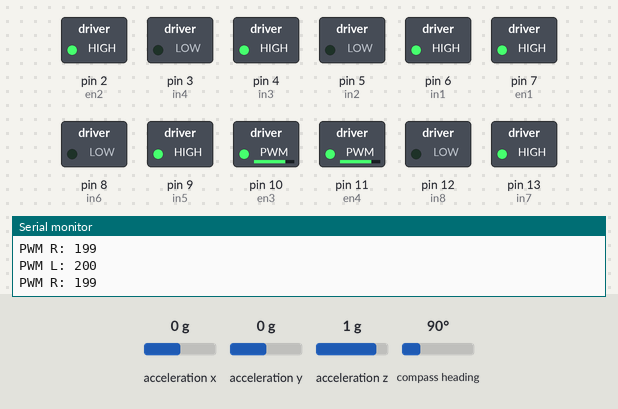
Bench run of a sketch on a simulated Arduino Uno, built with avr-gcc and run on an emulated ATmega328P. On the bench: switched loads named in the sketch (green lamp = pin HIGH), the last lines printed to the serial monitor. Inputs (shaded band) come from the test bench; at power-on: compass heading 90°, acceleration x 0 g, acceleration y 0 g, acceleration z 1 g. At 15.5 s the program stops and its outputs stay as they are.

Above: at 2.2 s.
2.3 s: compass heading set to 7°
At 4.8 s:
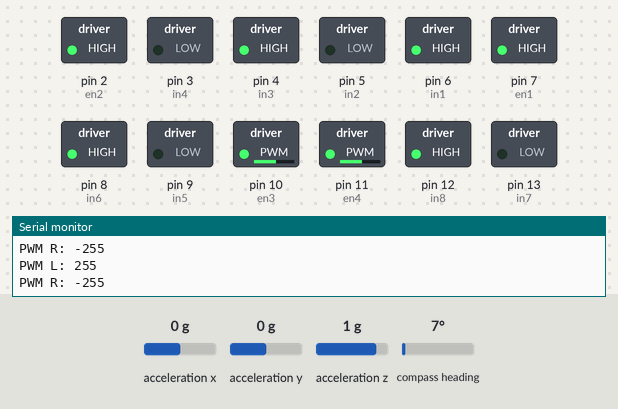
5.3 s: compass heading set to 90°
At 5.7 s:
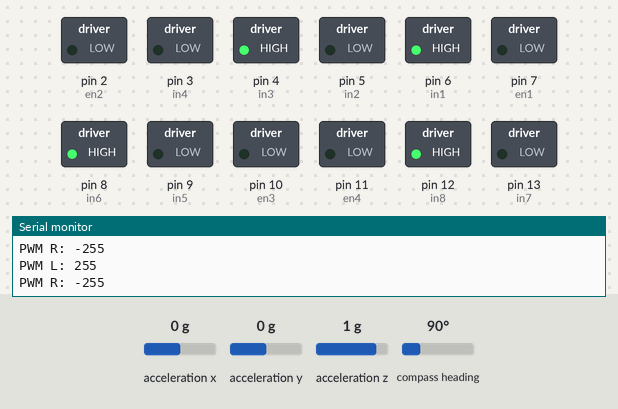
7.3 s: compass heading set to 168°
8.8 s: compass heading set to 179°
At 10.4 s:
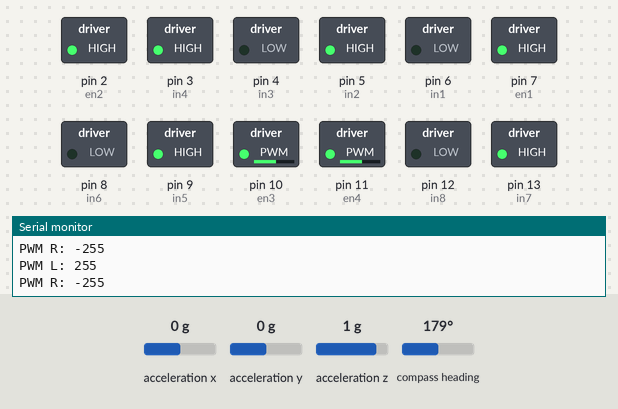
10.8 s: compass heading set to 101°
12.3 s: compass heading set to 90°
At 14.2 s:
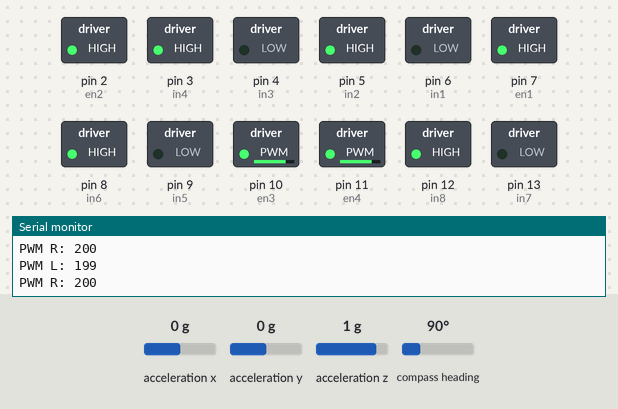
Timing chart, 0 to 16.9 s (numbered marks = the images above; inputs shaded):
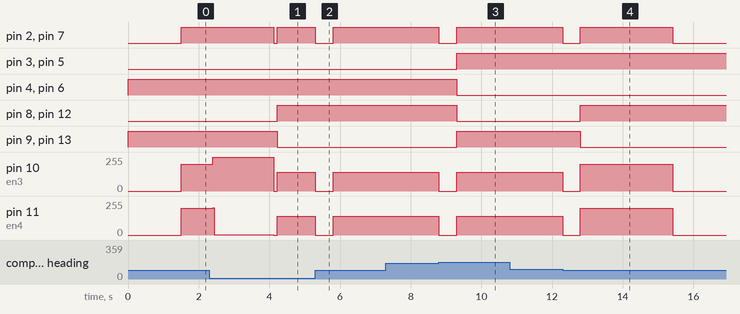

Measured:
- the behaviour switches between 173 and 174° on compass heading (found by bisection; images 2 and 3)
- the behaviour switches between 95 and 94° on compass heading (found by bisection; images 3 and 4)
- after the input at 2.3 s, pin 8 (in6), pin 12 (in8): LOW → HIGH after 1.9 s instead of 2.4 s; pin 9 (in5), pin 13 (in7): HIGH → LOW after 1.9 s instead of 2.4 s
- after the input at 5.3 s, pin 2 (en2), pin 7 (en1): HIGH → LOW at once, → HIGH 0.50 s later; pin 10 (en3), pin 11 (en4): 140/255 → 0/255 at once, → 140/255 0.50 s later
- after the input at 7.3 s, every drawn part: stays the same
- after the input at 8.8 s, pin 2 (en2), pin 7 (en1): HIGH → LOW at once, → HIGH 0.50 s later; pin 3 (in4), pin 5 (in2), pin 9 (in5), pin 13 (in7): LOW → HIGH after 0.50 s; pin 4 (in3), pin 6 (in1), pin 8 (in6), pin 12 (in8): HIGH → LOW after 0.50 s; pin 10 (en3), pin 11 (en4): 140/255 → 0/255 at once, → 140/255 0.50 s later
- after the input at 10.8 s, every drawn part: stays the same
- after the input at 12.3 s, pin 2 (en2), pin 7 (en1): HIGH → LOW at once, → HIGH 0.50 s later, → LOW 2.6 s later; pin 8 (in6), pin 12 (in8): LOW → HIGH after 0.50 s; pin 9 (in5), pin 13 (in7): HIGH → LOW after 0.50 s; pin 10 (en3), pin 11 (en4): 140/255 → 0/255 at once, → 200/255 0.50 s later, → 0/255 2.6 s later

The sketch:

objectdetection.ino
```cpp
// IMU Libs
#include <Wire.h>
#include <Adafruit_Sensor.h>
#include <Adafruit_BNO055.h>
#include <utility/imumaths.h>

// Motor Definitoions
// Right Motors
#define in1 6
#define in2 5
#define in3 4
#define in4 3
#define en1 7
#define en2 2

// Left Motors
#define in5 9
#define in6 8
#define in7 13
#define in8 12
#define en3 10
#define en4 11

// PID Consts
#define Kp 3
#define Ki 0.5
#define Kd 0.001

// IMU Vars
Adafruit_BNO055 bno = Adafruit_BNO055(55);
float target_angle_x = 0;

void setup(void) {
  Serial.begin(9600);

  // Motor Setup
  pinMode(in1, OUTPUT);
  pinMode(in2, OUTPUT);
  pinMode(in3, OUTPUT);
  pinMode(in4, OUTPUT);
  pinMode(in5, OUTPUT);
  pinMode(in6, OUTPUT);
  pinMode(in7, OUTPUT);
  pinMode(in8, OUTPUT);
  pinMode(en1, OUTPUT); // RL
  pinMode(en2, OUTPUT); // FL
  pinMode(en3, OUTPUT); // FR
  pinMode(en4, OUTPUT); // RR

  // Initial direction (forwards)
  digitalWrite(in1, HIGH);
  digitalWrite(in2, LOW);
  digitalWrite(in3, HIGH);
  digitalWrite(in4, LOW);
  digitalWrite(in5, HIGH);
  digitalWrite(in6, LOW);
  digitalWrite(in7, HIGH);
  digitalWrite(in8, LOW);

  /* Initialise the sensor */
  if(!bno.begin())
  {
    /* There was a problem detecting the BNO055 ... check your connections */
    Serial.print("Ooops, no BNO055 detected ... Check your wiring or I2C ADDR!");
    while(1);
  }

  delay(1000);

  bno.setExtCrystalUse(true);
}

void stopMotors()
{
  analogWrite(en4, 0);
  analogWrite(en3, 0);
  analogWrite(en2, 0);
  analogWrite(en1, 0);
}

void setForwards()
{
  digitalWrite(in1, HIGH);
  digitalWrite(in2, LOW);
  digitalWrite(in3, HIGH);
  digitalWrite(in4, LOW);
  digitalWrite(in5, HIGH);
  digitalWrite(in6, LOW);
  digitalWrite(in7, HIGH);
  digitalWrite(in8, LOW);
}

void setBackwards()
{
  digitalWrite(in1, LOW);
  digitalWrite(in2, HIGH);
  digitalWrite(in3, LOW);
  digitalWrite(in4, HIGH);
  digitalWrite(in5, LOW);
  digitalWrite(in6, HIGH);
  digitalWrite(in7, LOW);
  digitalWrite(in8, HIGH);
}

void setClockwise()
{
  digitalWrite(in1, HIGH);
  digitalWrite(in2, LOW);
  digitalWrite(in3, HIGH);
  digitalWrite(in4, LOW);
  digitalWrite(in5, LOW);
  digitalWrite(in6, HIGH);
  digitalWrite(in7, LOW);
  digitalWrite(in8, HIGH);
}

void setCounterClockwise()
{
  digitalWrite(in1, LOW);
  digitalWrite(in2, HIGH);
  digitalWrite(in3, LOW);
  digitalWrite(in4, HIGH);
  digitalWrite(in5, HIGH);
  digitalWrite(in6, LOW);
  digitalWrite(in7, HIGH);
  digitalWrite(in8, LOW);
}

void setMotorPWM(int pwm_r, int pwm_l)
{
    analogWrite(en1,pwm_l);
    analogWrite(en2,pwm_l);
    analogWrite(en3,pwm_r);
    analogWrite(en4,pwm_r);
}

/*
 *  bool dir 0 goes forwards, 1 goes backwards
 */
void goStraight(int dir, int counter)
{
  int delayTime_millis = 50;
  float angle_x = 0;
  float prev_angle_x = 0;
  float error = 0, errorSum = 0;
  float sampleTime = 0.05;
  unsigned long currTime = 0, prevTime = 0;

  int pwm_r = 200;
  int pwm_l = 200;

  imu::Vector<3> euler = bno.getVector(Adafruit_BNO055::VECTOR_EULER);
  target_angle_x = euler.x();

  if (dir == 0)
  {
    setForwards();
  }
  else if (dir == 1)
  {
    setBackwards();
  }


  for (int i = 0; i < counter; i++)
  {
    currTime = millis();
    sampleTime = (currTime - prevTime)/1000.0;
    prevTime = currTime;

    Serial.print("PWM L: ");
    Serial.println(pwm_l);
    Serial.print("PWM R: ");
    Serial.println(pwm_r);

    // Motor Movement
    setMotorPWM(pwm_r, pwm_l);

    // IMU Data
    euler = bno.getVector(Adafruit_BNO055::VECTOR_EULER);
    angle_x = euler.x();

    // Note: Clockwise is +ive
    error = angle_x - target_angle_x;

    // Condition if angle shifts from 0 to 359...
    if (error > 300) {
      error = error - 360;
    }

    if (error < -300) {error = error + 360;}

    errorSum = errorSum + error;
    errorSum = constrain(errorSum, -300, 300);

    if (dir == 0)
    {
      pwm_r = pwm_r + ((Kp*error) + (Ki*errorSum*sampleTime) - (Kd*(angle_x - prev_angle_x)/sampleTime));
      pwm_l = pwm_l - ((Kp*error) + (Ki*errorSum*sampleTime) - (Kd*(angle_x - prev_angle_x)/sampleTime));
    }
    else if (dir == 1)
    {
      pwm_r = pwm_r - ((Kp*error) + (Ki*errorSum*sampleTime) - (Kd*(angle_x - prev_angle_x)/sampleTime));
      pwm_l = pwm_l + ((Kp*error) + (Ki*errorSum*sampleTime) - (Kd*(angle_x - prev_angle_x)/sampleTime));
    }

    prev_angle_x = angle_x;

    pwm_r = constrain(pwm_r, -255, 255);
    pwm_l = constrain(pwm_l, -255, 255);

    delay(delayTime_millis);
  }

  stopMotors();

  // Angle Correction
  euler = bno.getVector(Adafruit_BNO055::VECTOR_EULER);
  angle_x = euler.x();

  if (angle_x - target_angle_x > 200) {angle_x = angle_x - 360;}
  if (angle_x - target_angle_x < -200) {angle_x = angle_x + 360;}

  delay(100);

  if (abs(angle_x - target_angle_x) > 1)
  {
    if (angle_x < target_angle_x)
    {
      turnAngle(0, abs(angle_x - target_angle_x));
    }
    else if (angle_x > target_angle_x)
    {
      turnAngle(1, abs(angle_x - target_angle_x));
    }
  }

}

/*
 * bool dir:  0 is clockwise, 1 is counter-clockwise
 *
 * angle MUST be positive!!!
 *
 */
void turnAngle(bool dir, float angle)
{
  float angle_x = 0;
  int pwm_r = 140;
  int pwm_l = 140;

  imu::Vector<3> euler = bno.getVector(Adafruit_BNO055::VECTOR_EULER);
  angle_x = euler.x();

  // Setting Direction
  if (dir == 0)
  {
    // Modifying angle to account for momentum to stop
    if (angle > 6)
    {
      angle = angle - 6;
    }

    angle = angle_x + angle;

    // Check for > 359
    if (angle > 359) {angle = angle - 360;}

    setClockwise();

    setMotorPWM(pwm_r, pwm_l);

    // For example, from 350 to 80 when going positive direction, go from 350 to 360, then 360=0, then 0 to 80 later
    while (angle_x - angle > 0)
    {
      imu::Vector<3> euler = bno.getVector(Adafruit_BNO055::VECTOR_EULER);
      angle_x = euler.x();
    }

    while (angle_x < angle)
    {
      imu::Vector<3> euler = bno.getVector(Adafruit_BNO055::VECTOR_EULER);
      angle_x = euler.x();
    }
  }

  else if (dir == 1)
  {
    // Modifying angle to account for momentum to stop
    if (angle > 6)
    {
      angle = angle - 5;
    }

    angle = angle_x - angle; // Modifying angle to account for momentum to stop
    // Check for < 0
    if (angle < 0) {angle = angle + 360;}

    setCounterClockwise();

    setMotorPWM(pwm_r, pwm_l);

    // For example, from 80 to 350 when going negative direction, go from 80 to 0, then 0=360, then 360 to 350 later
    while (angle_x - angle < 0)
    {
      imu::Vector<3> euler = bno.getVector(Adafruit_BNO055::VECTOR_EULER);
      angle_x = euler.x();
    }

    while (angle_x > angle)
    {
      imu::Vector<3> euler = bno.getVector(Adafruit_BNO055::VECTOR_EULER);
      angle_x = euler.x();
    }
  }

  stopMotors();
}

/*
 *  Continuous Move
 */
void continuousAngle(bool dir)
{
  int pwm_r = 140;
  int pwm_l = 140;

  // Setting Direction
  if (dir == 0)
  {
    setClockwise();

    setMotorPWM(pwm_r, pwm_l);
  }

  else if (dir == 1)
  {
    setCounterClockwise();

    setMotorPWM(pwm_r, pwm_l);
  }
}

void loop(void)
{
  delay(500);
  goStraight(0, 50);
  delay(500);
  turnAngle(0, 90);
  delay(500);
  turnAngle(1,90);
  delay(500);
  goStraight(1,50);

  while(true);
}
```
